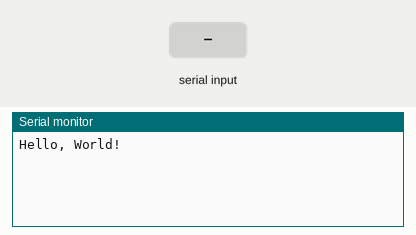
Recording of a program running on a simulated ATmega328P, built with avr-gcc and emulated at 16 MHz. Shown: the last lines printed to the serial monitor. The inputs (shaded band) are chosen by the test bench.

Above: at 1.2 s.
1.3 s: "1\n" received over Serial
At 2.1 s:
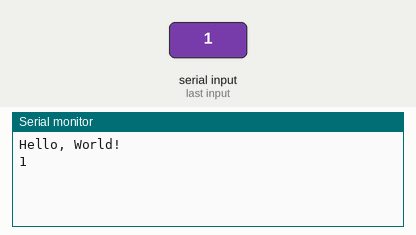
2.8 s: "0\n" received over Serial
At 3.3 s:
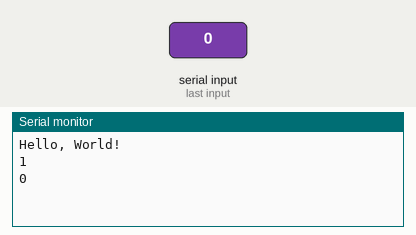
4.3 s: "2\n" received over Serial
At 5.6 s:
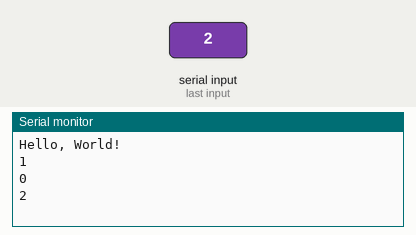

Measured:
- after the input at 1.3 s, the serial monitor: prints a new line at once (image 1)
- after the input at 2.8 s, the serial monitor: prints a new line at once (image 2)
- after the input at 4.3 s, the serial monitor: prints a new line at once (image 3)

The program:

main.cpp
```cpp
#include "serial.h"


int main()
{
    int c;

    SerialPort serial(0, 9600, 64, 64);
    serial.puts("Hello, World!"); //Guardamos en txQueue los caracteres de la cadena Hello World! a traves de la funcion putchar.
								  //Internamente iniciamos el proceso de transmision de cada caracter por medio de txStart. En txStart si el buffer txQueue no esta
								  //vacio llamamos a serial_put_char(char) con el primer caracter de txQueue. Y serial_put_char(char) utiliza el periferico
								  //UART para depositar en el registro de datos (data_es) el caracter transmitido. Guardar el caracter en el registro data_es implica
								  //visualizarlo por consola.
								  //Resumiendo puts agrega en el buffer txQueue la cadena Hello World! caracter por caracter y los transmite automaticamente. Despues
								  //de esta ejecucion el buffer txQueue queda vacio, porque para pasarle un elto a serial_put_char usamos el metodo remove() de CircBuf.

    while(1) {

		//Despues de ejecutar serial.puts('Hello World!') el buffer txQueue queda vacio, de esta manera no ejecutamos serial.putchar((char) c), esta funcion se va a
		//ejecutar cuando se ingrese un caracter por teclado.
		//Cuando ejecutamos serial.getchar() ocurre esto:
		//Si rxQueue no esta completo, en este momento esta vacio, llamamos a rxStart que le agrega a rxQueue el elto que devuelve serial_get_char().
		//serial_get_char hace que el programa quede ciclando si el bit 8 del registro control_a (RXC) no esta activado. Caso contrario devolvemos el contenido
		//del registro data_es. Ese elto se almacena en rxQueue
        while ((c = serial.getchar()) <= 0);
        serial.putchar((char)c);

    }

    return 0;
}
```

circbuf.cpp
```cpp
// (licence header left out)
#include "circbuf.h"

/**********************************************************************
 *
 * Method:      CircBuf()
 *
 * Description: Create a circular buffer.
 *
 * Notes:
 *
 * Returns:     None defined.
 *
 **********************************************************************/
CircBuf::CircBuf(int nItems)
{
    size  = nItems;
    array = new item[size];
    head  = 0;
    tail  = 0;
    count = 0;

}   /* CircBuf() */


/**********************************************************************
 *
 * Method:      ~CircBuf()
 *
 * Description: Destroy a circular buffer.
 *
 * Notes:
 *
 * Returns:     None defined.
 *
 **********************************************************************/
CircBuf::~CircBuf(void)
{
    delete array;

}   /* ~CircBuf() */


/**********************************************************************
 *
 * Method:      add()
 *
 * Description: Add an item to the buffer.
 *
 * Notes:       It is up to the caller to check isFull() first, since
 *              there is no convenient way to indicate that error.
 *
 * Returns:     None defined.
 *
 **********************************************************************/
void
CircBuf::add(item i) //considero que tail apunta al ultimo elto del buffer circular
{

	if(isEmpty()){  //ahora, el buffer tiene 1 elto.
			array[0]=i;
			count++;
			head=0;
			tail=0;
	}
	else{
			if(isFull()){
				; //quitamos el mensaje de error porque en el microcontrolador no podemos usar librerias de c
			}
			else{ //en esta rama sabemos que hay lugar en el buffer
				tail++;
				if(tail==(size-1)){	//la ultima posicion del buffer puede estar disponible u ocupada

					//if(!isFull()){ //si tail esta en la ultima posicion del buffer y hay lugar en el mismo debemos llevar a tail a posicion cero, y escribir en ese lugar un item
						//tail=0;
					//}

					array[tail]=i;
					count++;

					//si existe head desplazado, debemos cambiar la posicion del tail a 0. Caso contrario tail debe quedar en la misma posicion porque el buffer
					//esta completo
					//if(head > 0){
						//tail=0;
					//}

				}
				else{
					if(tail>(size-1)){
						tail=0;
					} //si tail no esta en la ultima posicion del buffer y hay lugar en el mismo debemos escribir item en la posicion donde se encuentra el tail

					array[tail]=i;
					count++;


				}
			}
	}

}   /* add() */

/**********************************************************************
 *
 * Method:      display_buffer()
 *
 * Description: Remove an item from the buffer.
 *
 * Notes:       It is up to the caller to check isEmpty() first, since
 *              there is no convenient way to indicate that error.
 *
 * Returns:     The removed item.
 *
 **********************************************************************/

void
CircBuf::display_buffer(void){

	printf("\nHEAD : %d \n", head);
	printf("TAIL : %d \n", tail);
	printf("COUNT : %d \n\n", count);

	display_sin_htc();

}

/**********************************************************************
 *
 * Method:      remove()
 *
 * Description: Remove an item from the buffer.
 *
 * Notes:       It is up to the caller to check isEmpty() first, since
 *              there is no convenient way to indicate that error.
 *
 * Returns:     The removed item.
 *
 **********************************************************************/
item
CircBuf::remove(void)
{

	item i;
	if(isEmpty()){
		i=' ';
	}else{

		i=array[head];
		array[head]=NULL;

		if(head == (size-1))
			head=0;
		else
			head++;
	}

	count--;

	if(head==tail && (tail==(size-1))){
		head=0;
		tail=0;
		count=0;
	}

	return i;

}   /* remove() */

/**********************************************************************
 *
 * Method:      isEmpty()
 *
 * Description: Remove an item from the buffer.
 *
 * Notes:       It is up to the caller to check isEmpty() first, since
 *              there is no convenient way to indicate that error.
 *
 * Returns:     The removed item.
 *
 **********************************************************************/
int
CircBuf::isEmpty(void)
{
	return (count==0);
}

/**********************************************************************
 *
 * Method:      isFull()
 *
 * Description: Remove an item from the buffer.
 *
 * Notes:       It is up to the caller to check isEmpty() first, since
 *              there is no convenient way to indicate that error.
 *
 * Returns:     The removed item.
 *
 **********************************************************************/
int
CircBuf::isFull(void)
{
	return (count==size);
}

/**********************************************************************
 *
 * Method:      display_sin_htc()
 *
 * Description: Remove an item from the buffer.
 *
 * Notes:       It is up to the caller to check isEmpty() first, since
 *              there is no convenient way to indicate that error.
 *
 * Returns:     The removed item.
 *
 **********************************************************************/
void
CircBuf::display_sin_htc(void){

	int i;
	char *c=",";
	int item=0;

	printf("[");

	for(i=0; i < size; i++){

		item=array[i];

		if((size - 1) == i)
			c="";

		if(item != NULL){
			printf(" %d %c", item, *c);
		}
		else{
			printf(" # %c", *c);
		}
	}

	printf("]");

}
```

circbuf.h
```cpp
// (licence header left out)
#include <stdio.h>

#ifndef _CIRCBUF_H
#define _CIRCBUF_H

typedef unsigned char item;

class CircBuf
{
    public:
        CircBuf(int nItems);
        ~CircBuf(); //destructor

		//consideramos que el tail apunta siempre a una posicion vacia
		void  add(item);

		void display_buffer();

		void display_sin_htc();

        item  remove();

        void  flush();

        int   isEmpty();

        int   isFull();

    private:
        item *  array; //permite guardar los eltos del buffer circular
        int     size;  //contiene el tamanio del buffer
        int     head;  //apunta al primer elto del buffer
        int     tail;  //apunta al ultimo elto. del buffer
        int     count; //guarda la cantidad de eltos. que actualmente posee el buffer
};

#endif /* _CIRCBUF_H */
```

new.cpp
```cpp
// (licence header left out)
#include <stdlib.h>

void *operator new(size_t size) {
  return malloc(size);
}

void *operator new[](size_t size) {
  return malloc(size);
}

void operator delete(void * ptr) {
  free(ptr);
}

void operator delete[](void * ptr) {
  free(ptr);
}
```

scc.cpp
```cpp
// (licence header left out)
#include <circbuf.h>

#include <scc.h>

#include <stdio.h>

CircBuf *  txQueue[2];
CircBuf *  rxQueue[2];


/**********************************************************************
 *
 * Method:      SCC()
 *
 * Description: Create a new SCC object.
 *
 * Notes:
 *
 * Returns:     None defined.
 *
 **********************************************************************/
SCC::SCC(void)
{
}


/**********************************************************************
 *
 * Method:      reset()
 *
 * Description: Reset the serial channel.
 *
 * Notes:
 *
 * Returns:     None defined.
 *
 **********************************************************************/
void
SCC::reset(int channel)
{
}   /* reset() */


/**********************************************************************
 *
 * Method:      init()
 *
 * Description: Initialize one of the serial channels for asynchronous
 *              communications.
 *
 * Notes:       Only the baud rate is selectable.  All communications
 *              are assumed to be 8 data bits, no parity, 1 stop bit.
 *
 * Returns:     None defined.
 *
 **********************************************************************/
void
SCC::init(int channel, unsigned long baudRate,
                 CircBuf * pTxQueue, CircBuf * pRxQueue)
{
    //
    // Copy the input and output buffer pointers.
    //
    txQueue[channel] = pTxQueue;
    rxQueue[channel] = pRxQueue;

	//inicializamos el puerto serial, y los demas registros que componen a la estructura. NO HAY QUE USAR LA SIGUIENTE DECLRACION, uart_t *puerto_serial=(uart_t *) 	//(0xc0), porque puerto_serial pasa a ser una variable local a init. Cuando finaliza la ejecucion de init, puerto_serial deja de existir. La sentencia -I indica
	//que los archivos incluidos se deben buscar en el mismo directorio donde esta el archivo compilado.
	puerto_serial = (uart_t *) (0xc0);

	//Agregamos el contenido de init de serial

	/* Escribir una rutina de inicializacion */

	/* El manual del atmega328p tiene un ejemplo. Adecuarla a C y
           la estructura de datos */

	/* Configurar los registros High y Low con BAUD_PRESCALE */
	//establecemos la velocidad de transferencia de datos entre el microprocesador y el periferico UART.
	//El registro baud_rate es de 16 bits, por eso debemos configurarlo como height y low.
	puerto_serial->baud_rate_h=(uint8_t) (BAUD_PRESCALE >> 8);

	puerto_serial->baud_rate_l=(uint8_t) BAUD_PRESCALE;

	/* Activar la recepcion y transmicion */
	//me desplazo 2 bits a la izquierda y colocamos 111 en esa posicion
	puerto_serial->status_control_b=(uint8_t) (0x18);

	/* Configurar un frame de 8bits, con un bit de paridad y bit de stop */
	//para configuar un frame de 8 bits debemos usar la combinacion 011, esto implica setear dos registros : status_control_c y status_control_b.
	puerto_serial->status_control_c=(uint8_t) (0x06);


}   /* init() */


/**********************************************************************
 *
 * Method:      txStart()
 *
 * Description: Kickstart the transmit process after a previous stall.
 *
 * Notes:       It's okay if this gets called too often, since it will
 *              always check the TX_READY flag before writing.  If the
 *              TX_READY flag isn't set, nothing will be done here.
 *
 * Returns:     None defined.
 *
 **********************************************************************/
void
SCC::txStart(int channel)
{
	/* Mientras la cola no está vacía enviar el siguiente byte */
	/* COMPLETAR */
	//Entonces, serial utiliza un objeto scc y a partir del mismo accede a las funciones txStart y rxStart, dentro de getchar y putchar.
	//A su vez las funciones txStart y rxStart utilizan las funciones serial_put_char y serial_get_char del practico anterior.
	//Para que esto pueda funcionar debemos incluir la estructura uart en la definicion scc.h y la signatura de serial_put_char y serial_get_char.

	while(!(txQueue[channel])->isEmpty())
		serial_put_char( (char)(txQueue[channel]->remove()) );
}   /* txStart() */


/**********************************************************************
 *
 * Method:      rxStart()
 *
 * Description: Kickstart the receive process after a previous stall.
 *
 * Notes:       The caller shou
 * Returns:     None defined.
 *
 **********************************************************************/
void
SCC::rxStart(int channel)
{
	/* Obtener el siguiente byte */
	/* COMPLETAR */

	//agregamos en el buffer circular de recepcion el caracter ingresado por teclado o el primer caracter de la cadena hello world!
	(*rxQueue[channel]).add(serial_get_char());
}   /* rxStart() */

//Interfaz de serial, para que este disponible en la clase scc

/* enviar un byte a traves del del dispositivo inicializado */

void
SCC::serial_put_char (char outputChar)
{
    /* Wait until the transmitter is ready for the next character. */

    /* completar con E/S programada */
    /* Se debe esperar verificando el bit UDREn del registro UCSRnA,
       hasta que el buffer esté listo para recibir un dato a transmitir */

    // while ( /* completar con E/S programada */ )
    //     ;

	//usamos la mascara 0x20 porque debemos testear el estado del bit 5 del registro UCSRnA --- 00010000 1<<5
	//Mientras en bit 5 no sea 1, no hacemos nada
	while(!((puerto_serial->status_control_a & (0x20))==0x20));

    /* Send the character via the serial port. */
    /* (escribir el dato al registro de datos de E/S */
	puerto_serial->data_es=outputChar;
}


char
SCC::serial_get_char(void)
{
    /* Wait for the next character to arrive. */
    /* Completar con E/S programada similar a serial_put_char pero
       utilizando el bit correcto */

    // while ( /* completar con E/S programada */ )
    //     ;
	//RXC se enncuentra en la posicion 8.
	while(!((puerto_serial->status_control_a & (0x80))));

    // return /* DEBE devolver el valor que se encuentra en el registro de datos de E/S */
	return puerto_serial->data_es;
}
```

scc.h
```cpp
// (licence header left out)
#include <avr/io.h>
#include "stdint.h"

#ifndef _SCC_H
#define _SCC_H

#include "circbuf.h"

//constantes para establecer la velocidad de transferencia de datos entre el microcontrolador y el periferico
#define USART_BAUDRATE 9600
#define F_CPU 16000000UL
#define BAUD_PRESCALE (((F_CPU/(USART_BAUDRATE*16UL)))-1)

//estructura completa del uart para avr
typedef struct
{
	//Estos son los registros del HW USART asociados al perferico UART
    uint8_t status_control_a;    /* ucsr0a USART Control and Status A */

    /* demas registros */

	uint8_t status_control_b;   /* ucsr0b USART Control and Status B */
	uint8_t status_control_c;   /* ucsr0c USART Control and Status C */
	uint8_t _reserved;
	uint8_t baud_rate_l;        /* ubrr0l baud rate low */
	uint8_t baud_rate_h;        /* ubrr0h baud rate high */

    uint8_t data_es;    /* udr0 i/o data */

} volatile uart_t; //es el nombre de una estructura

/* puntero a la estructura de los registros del periferico */


class SCC
{
    public:
        SCC();

        void  reset(int channel);
        void  init(int channel, unsigned long baudRate, CircBuf * pTxQueue, CircBuf * pRxQueue);

        void  txStart(int channel);
        void  rxStart(int channel);
		char serial_get_char();
		void serial_put_char(char c);

    private:
			uart_t *puerto_serial; //para poder usar el serial en scc
//        static void interrupt  Interrupt(void);
};

#endif /* _SCC_H */
```

serial.h
```cpp
// (licence header left out)
#ifndef _SERIAL_H
#define _SERIAL_H


#define UART0    0

#include "circbuf.h"

#ifdef putchar
#undef putchar
#endif

#ifdef getchar
#undef getchar
#endif

class SerialPort
{
    public:

        SerialPort(int            port,
                   unsigned long  baudRate = 19200L,
                   unsigned int   txQueueSize = 64,
                   unsigned int   rxQueueSize = 64);
        ~SerialPort();

        int        putchar(int c);
        int        puts(const char * s);

        int        getchar();
        char *     gets(char *s);

    private:

        int        channel;

        CircBuf *  pTxQueue;
        CircBuf *  pRxQueue;
};

#endif /* _SERIAL_H */
```

Source omitted: serial.cpp (5608 bytes)
